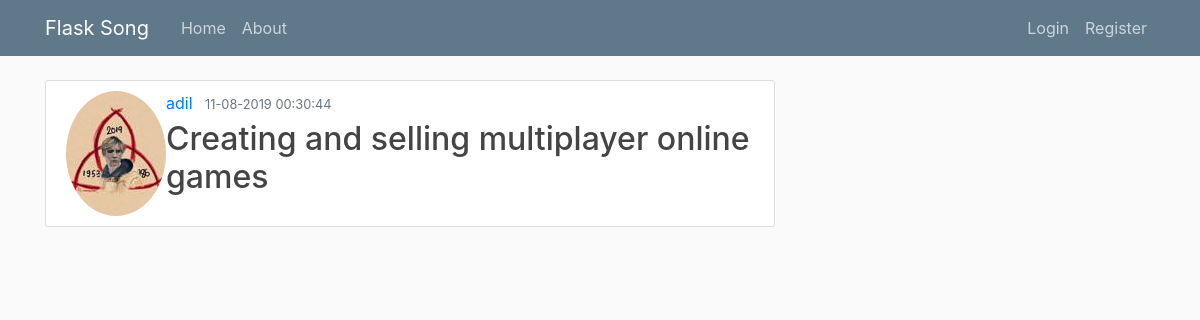
Page /post/11 on the earlier database version.
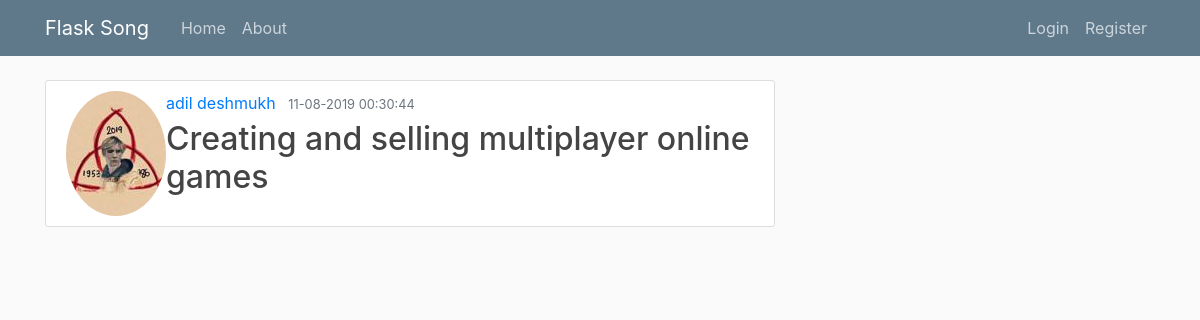
Same page on the later database version.
### flasksong/models.py (models this page shows, shortened)
class User(db.Model, UserMixin):
    id = db.Column(db.Integer, primary_key=True)
    username = db.Column(db.String(20), unique=True, nullable=False)
    email = db.Column(db.String(120), unique=True, nullable=False)
    image_file = db.Column(db.String(20), nullable=False, default='default.png')
    password = db.Column(db.String(60), nullable=False)
    posts = db.relationship('Post', backref='author', lazy=True)
    comments_on_post_user = db.relationship('Comments_on_post', backref='author', lazy=True)
    followers_following = db.relationship('Followers_following', backref='author', lazy=True)

### flasksong/posts/routes.py (the view)
@posts.route("/post/<int:post_id>")
def post(post_id):
	post = Post.query.get_or_404(post_id)
	return render_template('post.html', title=post.title, post=post)

### flasksong/templates/post.html (shortened to what this page needs)
{% extends "layout.html" %}
{% block content %}
	<article class="media content-section">
	 <img class="rounded-circle article-image" src="{{ url_for('static', filename='profile_pics/' + post.author.image_file) }}">
	  <div class="media-body">
	    <div class="article-metadata">
	      <a class="mr-2" href="{{ url_for('users.user_posts', username=post.author.username) }}">{{ post.author.username }}</a>
	      <small class="text-muted">{{ post.date_posted.strftime('%d-%m-%Y %X') }}</small>
	    </div>
	    <h2 class="article-title"> {{ post.title }}</h2>
		   <div class="article-metadata">
		 </div>
	  </div>
	</article>
{% endblock content %}

Differences in the rows shown:
changed User: author.username "adil" → "adil deshmukh"
